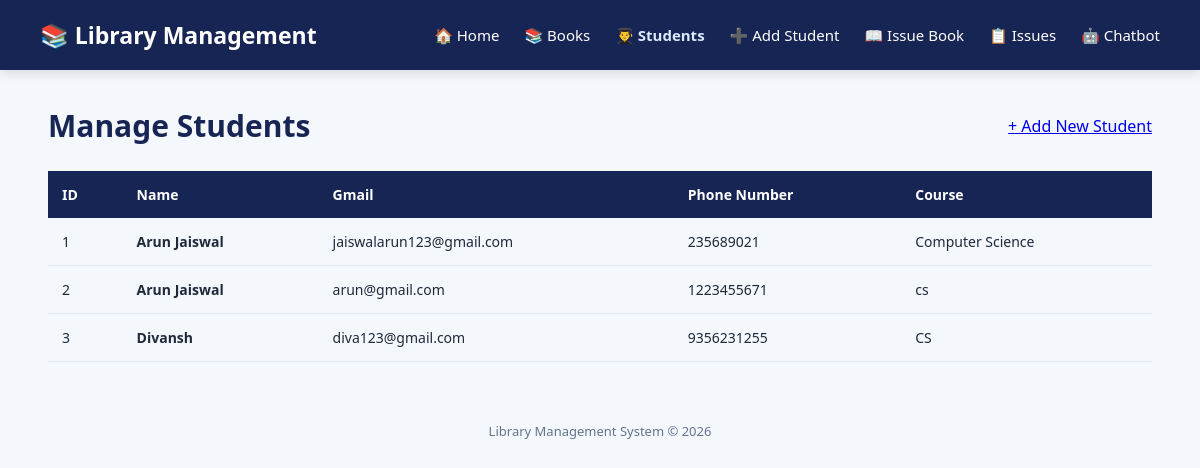
The app's page /admin/students with its own data.
### models/student.py (models this page shows)
class Student(db.Model):
    id = db.Column(db.Integer, primary_key=True)
    name = db.Column(db.String(100), nullable=False)
    email = db.Column(
        db.String(100),
        unique=True,
        nullable=False
    )
    phone = db.Column(
        db.String(10),
        unique=True,
        nullable=False
    )
    course = db.Column(db.String(100))

### app.py (the view)
@app.route("/admin/students")
def manage_students():
    students = Student.query.all()
    return render_template(
        "admin/manage_student.html",
        students=students
    )

### templates/admin/manage_student.html (shortened to what this page needs)
<!DOCTYPE html>
<html>
<head>
    <link rel="stylesheet" href="{{ url_for('static', filename='style.css') }}">
</head>
<body>
    <nav class="navbar">
        <div class="logo">📚 Library Management</div>
        <div class="nav-links">
            <a href="/">🏠 Home</a>
            <a href="/admin/books">📚 Books</a>
            <a href="/admin/students" class="active">👨‍🎓 Students</a>
            <a href="/admin/add-student">➕ Add Student</a>
            <a href="/admin/issue-book">📖 Issue Book</a>
            <a href="/admin/issues">📋 Issues</a>
            <a href="/chatbot">🤖 Chatbot</a>
        </div>
    </nav>
    <div class="container">
        <div class="page-header">
            <div>
                <h1>Manage Students</h1>
            </div>
            <a href="/admin/add-student" class="add-btn">+ Add New Student</a>
        </div>
        <div class="table-card">
            <table>
                <thead>
                    <tr>
                        <th>ID</th>
                        <th>Name</th>
                        <th>Gmail</th>
                        <th>Phone Number</th>
                        <th>Course</th>
                    </tr>
                </thead>
                <tbody>
                    {% for student in students %}
                    <tr>
                        <td>{{ student.id }}</td>
                        <td><strong>{{ student.name }}</strong></td>
                        <td>{{ student.email }}</td>
                        <td>{{ student.phone }}</td>
                        <td>{{ student.course }}</td>
                    </tr>
                    {% else %}
                    <tr>
                        <td colspan="5" style="text-align:center; padding:40px;">👨‍🎓 No students found.</td>
                    </tr>
                    {% endfor %}
                </tbody>
            </table>
        </div>
    </div>
    <div class="footer">Library Management System © 2026</div>
</body>
</html>

### static/style.css (style rules this page uses)
* { box-sizing: border-box; margin: 0; padding: 0; }
body { font-family: "Segoe UI", Arial, sans-serif; background: #f4f7fb; color: #1e293b; min-height: 100vh; }
.navbar { height: 70px; background: #172554; color: white; display: flex; align-items: center; justify-content: space-between; padding: 0 40px; box-shadow: 0 3px 12px rgba(0, 0, 0, 0.12); }
.logo { font-size: 23px; font-weight: 700; }
.nav-links { display: flex; gap: 25px; }
.nav-links a { color: white; text-decoration: none; font-size: 15px; transition: 0.2s; }
.nav-links .active { color: #dbeafe; font-weight: 600; }
.container { width: 92%; max-width: 1200px; margin: 35px auto; }
.page-header { display: flex; justify-content: space-between; align-items: center; margin-bottom: 25px; }
.page-header h1 { font-size: 30px; color: #172554; }
table { width: 100%; border-collapse: collapse; }
thead { background: #172554; color: white; }
th { padding: 14px; text-align: left; font-size: 14px; }
td { padding: 14px; border-bottom: 1px solid #e2e8f0; font-size: 14px; }
.footer { text-align: center; padding: 25px; color: #64748b; font-size: 13px; }

### records on screen
Student: id "1", name "Arun Jaiswal", email "jaiswalarun123@gmail.com", phone "235689021", course "Computer Science"
Student: id "2", name "Arun Jaiswal", email "arun@gmail.com", phone "1223455671", course "cs"
Student: id "3", name "Divansh", email "diva123@gmail.com", phone "9356231255", course "CS"
